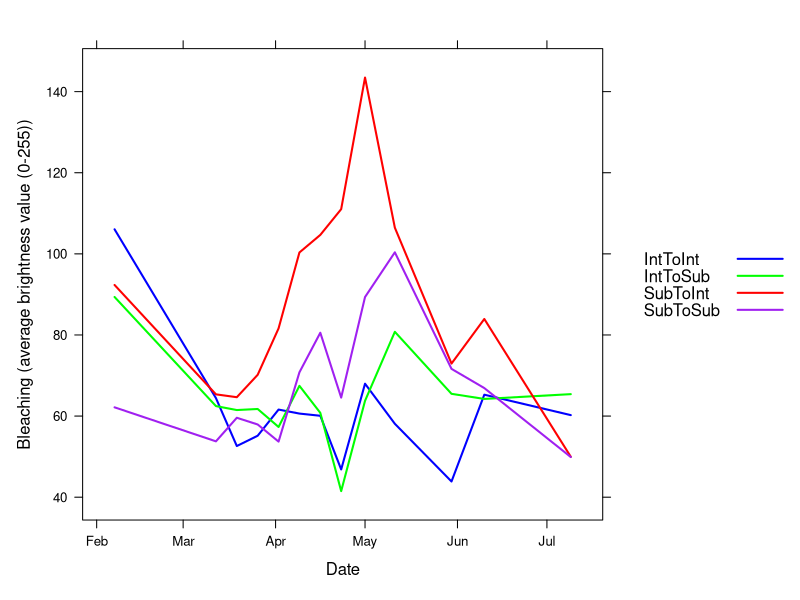
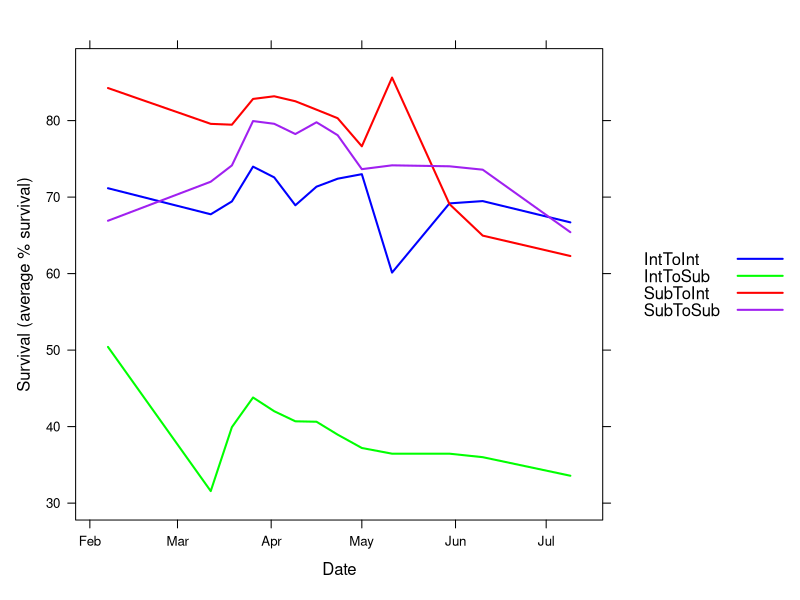

These charts were generated, in order, by the following R code:
# loading libraries
library("readxl")
library("tidyverse")
library("lattice")
library("rstatix")
library("ggpubr")
library("lme4")
library("fitdistrplus")
library("lmerTest")
library("car")

# loading xls files
my_data <- read_excel("ImageJ_R.xlsx", sheet = 1)

# combining relevant sheets of excel file
for (i in 2:36) {
  temp <- read_excel("ImageJ_R.xlsx", sheet = i)
  my_data <- rbind(my_data, temp)
  print(i)
}

# removing unnecessary columns
my_data <- my_data[c(1,2,4,20,21)]

# turn dates into number of days from start (07/02/2020)
startdate <- as.Date("2020-02-07","%Y-%m-%d")
my_data$Date_days <- as.numeric(difftime(my_data$Date,startdate ,units="days"), units="days")

# change headers of columns AVG bleaching and AVG survival
my_data = my_data %>% 
  rename(
    AVG_Bleaching = `AVG Brightness`
  )

my_data = my_data %>% 
  rename(
    AVG_Survival = `AVG Survival`
  )

# removing rows containing NAs (so the rows that don't contain the average values for bleaching and survival)
my_data <- na.omit(my_data)

# write.csv(my_data,"test.csv", row.names = FALSE)

# creating average values for brightness and survival per treatment and date
my_data <- as.tbl(my_data) %>% 
  bind_rows(my_data) %>% 
  group_by(Treatment, Date_days) %>% 
  summarise_all(c("mean"))

# bleaching plot
xyplot(my_data$`AVG_Bleaching` ~ my_data$Date, 
       data = my_data, 
       groups=my_data$Treatment, 
       auto.key = TRUE, 
       par.settings = list(superpose.symbol = list(col = c("blue","green", "red", "purple"),
                                                   pch = 19),
                           superpose.line = list(col = c("blue","green", "red", "purple"),
                                                 lwd = 2)),
       type = "l", 
       xlab="Date", 
       ylab="Bleaching (average brightness value (0-255))")

# survival plot
xyplot(my_data$`AVG_Survival` ~ my_data$Date, 
       data = my_data, 
       groups=my_data$Treatment, 
       auto.key = TRUE, 
       par.settings = list(superpose.symbol = list(col = c("blue","green", "red", "purple"),
                                                   pch = 19),
                           superpose.line = list(col = c("blue","green", "red", "purple"),
                                                 lwd = 2)),
       type = "l", 
       xlab="Date", 
       ylab="Survival (average % survival)")
